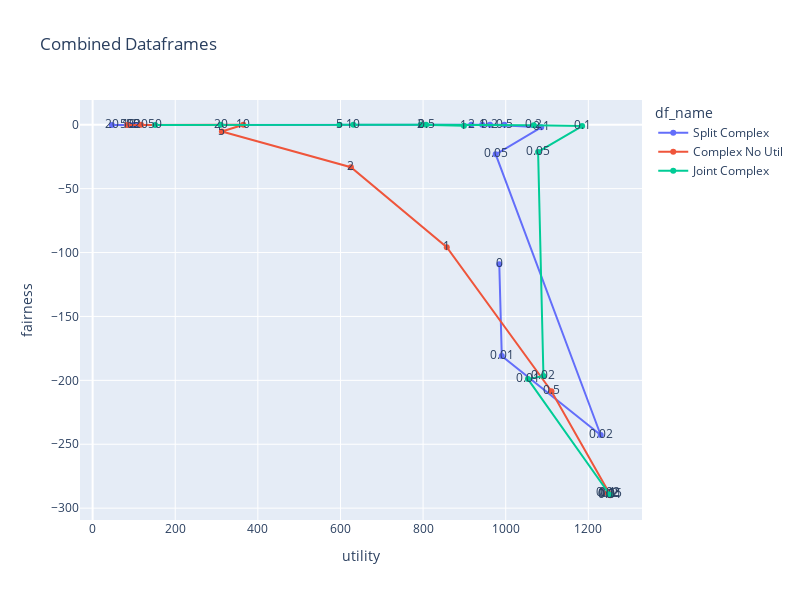

The notebook cell saved with this chart:
### Code cell
import plotly.express as px
# Sort the dataframes by learning_beta
splitsimple_sorted = splitsimple.sort_values('learning_beta')
splitcomplex_sorted = splitcomplex.sort_values('learning_beta')
simplenoutil_sorted = simplenoutil.sort_values('learning_beta')
complexnoutil_sorted = complexnoutil.sort_values('learning_beta')
jointsimple_sorted = jointsimple.sort_values('learning_beta')
jointcomplex_sorted = jointcomplex.sort_values('learning_beta')


# # Create scatter plots with connected lines
# fig = px.line(splitsimple_sorted, x='utility', y='fairness', title='Split Simple', text='learning_beta')
# fig.show()

# fig = px.line(splitcomplex_sorted, x='utility', y='fairness', title='Split Complex', text='learning_beta')
# fig.show()

# fig = px.line(jointsimple_sorted, x='utility', y='fairness', title='Joint Simple', text='learning_beta')
# fig.show()

# fig = px.line(jointcomplex_sorted, x='utility', y='fairness', title='Joint Complex', text='learning_beta')
# fig.show()

splitsimple_sorted['df_name'] = 'Split Simple'
splitcomplex_sorted['df_name'] = 'Split Complex'
simplenoutil_sorted['df_name'] = 'Simple No Util'
complexnoutil_sorted['df_name'] = 'Complex No Util'
jointsimple_sorted['df_name'] = 'Joint Simple'
jointcomplex_sorted['df_name'] = 'Joint Complex'

# Combine all dataframes into one
combined_df = pd.concat([splitsimple_sorted, splitcomplex_sorted, simplenoutil_sorted, complexnoutil_sorted, jointsimple_sorted, jointcomplex_sorted])

# Plot the lines on a single plot with df name as color
fig = px.line(combined_df, x='utility', y='fairness', color='df_name', title='Combined Dataframes', text='learning_beta', markers=True)
fig.update_layout(width=800, height=600)
fig.show()

### Figure 1 — Plotly figure (JSON) as saved in the notebook; plotly's stock layout.template omitted (floating-point values rounded to 4 significant figures)
{"data": [{"hovertemplate": "df_name=Split Complex<br>utility=%{x}<br>fairness=%{y}<br>learning_beta=%{text}<extra></extra>", "legendgroup": "Split Complex", "line": {"color": "#636efa", "dash": "solid"}, "marker": {"symbol": "circle"}, "mode": "lines+markers+text", "name": "Split Complex", "orientation": "v", "showlegend": true, "text": [0, 0.01, 0.02, 0.05, 0.1, 0.2, 0.5, 1, 2, 5, 10, 20, 50], "type": "scatter", "x": [984.4, 990.5, 1230.0, 975.8, 1086.0, 961.9, 997.0, 943.1, 916.7, 106.6, 87.68, 46.58, 98.42], "xaxis": "x", "y": [-109.1, -181.0, -242.8, -23.18, -2.003, -0.01745, -0.0219, -0.001587, -0.004262, -0.125, -0.1402, -0.2128, -0.1199], "yaxis": "y"}, {"hovertemplate": "df_name=Complex No Util<br>utility=%{x}<br>fairness=%{y}<br>learning_beta=%{text}<extra></extra>", "legendgroup": "Complex No Util", "line": {"color": "#EF553B", "dash": "solid"}, "marker": {"symbol": "circle"}, "mode": "lines+markers+text", "name": "Complex No Util", "orientation": "v", "showlegend": true, "text": [0.01, 0.02, 0.05, 0.1, 0.2, 0.5, 1, 2, 5, 10, 20, 50], "type": "scatter", "x": [1253.0, 1247.0, 1252.0, 1247.0, 1252.0, 1111.0, 857.3, 625.3, 312.9, 364.9, 117.1, 83.82], "xaxis": "x", "y": [-289.9, -288.2, -289.2, -288.2, -288.9, -208.5, -95.78, -33.25, -5.317, -0.00461, -0.04386, -0.1243], "yaxis": "y"}, {"hovertemplate": "df_name=Joint Complex<br>utility=%{x}<br>fairness=%{y}<br>learning_beta=%{text}<extra></extra>", "legendgroup": "Joint Complex", "line": {"color": "#00cc96", "dash": "solid"}, "marker": {"symbol": "circle"}, "mode": "lines+markers+text", "name": "Joint Complex", "orientation": "v", "showlegend": true, "text": [0, 0.01, 0.02, 0.05, 0.1, 0.2, 0.5, 1, 2, 5, 10, 20, 50], "type": "scatter", "x": [1252.0, 1054.0, 1091.0, 1078.0, 1185.0, 1068.0, 807.2, 898.9, 794.6, 597.8, 631.2, 309.9, 151.4], "xaxis": "x", "y": [-289.3, -199.0, -196.5, -21.26, -1.07, -0.3408, -0.007082, -0.6973, -0.007185, -0.02932, -0.03327, -0.06781, -0.1734], "yaxis": "y"}], "layout": {"height": 600, "legend": {"title": {"text": "df_name"}, "tracegroupgap": 0}, "title": {"text": "Combined Dataframes"}, "width": 800, "xaxis": {"anchor": "y", "domain": [0, 1], "title": {"text": "utility"}}, "yaxis": {"anchor": "x", "domain": [0, 1], "title": {"text": "fairness"}}}}
